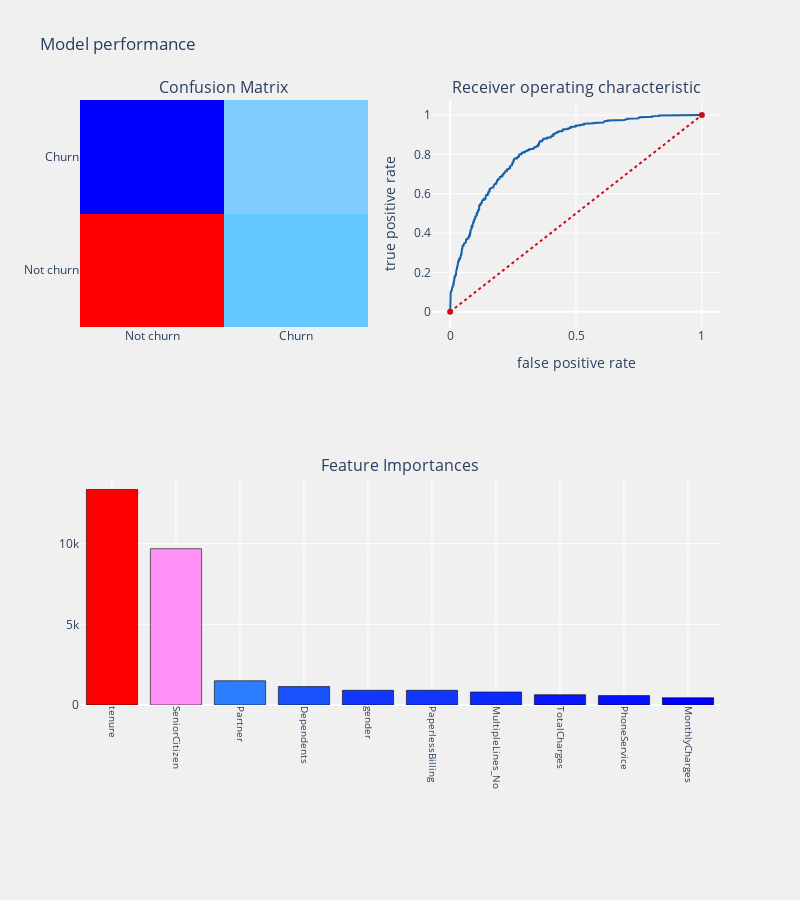

Notebook cell for this chart:
### Code cell
telecom_churn_prediction(lightgbm_selected, X_selected, X_test_selected, y_train_os.values.ravel(), y_test.values.ravel(),
                         cols,'features', threshold_plot = True)

### Figure 1 — Plotly figure (JSON) as saved in the notebook; plotly's stock layout.template omitted (floating-point values rounded to 4 significant figures; data arrays with more than 128 entries replaced by an {"elided": "..."} marker saying what was removed)
{"data": [{"colorscale": [[0, "rgb(0,0,255)"], [0.1, "rgb(51,153,255)"], [0.2, "rgb(102,204,255)"], [0.3, "rgb(153,204,255)"], [0.4, "rgb(204,204,255)"], [0.5, "rgb(255,255,255)"], [0.6, "rgb(255,204,255)"], [0.7, "rgb(255,153,255)"], [0.8, "rgb(255,102,204)"], [0.9, "rgb(255,102,102)"], [1, "rgb(255,0,0)"]], "name": "matrix", "showscale": false, "type": "heatmap", "x": ["Not churn", "Churn"], "xaxis": "x", "y": ["Not churn", "Churn"], "yaxis": "y", "z": [[987, 295], [131, 348]]}, {"line": {"color": "rgb(22, 96, 167)", "width": 2}, "name": "Roc : 0.7482021827845974", "type": "scatter", "x": {"elided": "611 float values"}, "xaxis": "x2", "y": {"elided": "611 float values"}, "yaxis": "y2"}, {"line": {"color": "rgb(205, 12, 24)", "dash": "dot", "width": 2}, "type": "scatter", "x": [0, 1], "xaxis": "x2", "y": [0, 1], "yaxis": "y2"}, {"marker": {"color": [13365, 9689, 1504, 1143, 912, 911, 804, 637, 583, 452], "colorscale": [[0, "rgb(0,0,255)"], [0.1, "rgb(51,153,255)"], [0.2, "rgb(102,204,255)"], [0.3, "rgb(153,204,255)"], [0.4, "rgb(204,204,255)"], [0.5, "rgb(255,255,255)"], [0.6, "rgb(255,204,255)"], [0.7, "rgb(255,153,255)"], [0.8, "rgb(255,102,204)"], [0.9, "rgb(255,102,102)"], [1, "rgb(255,0,0)"]], "line": {"color": "black", "width": 0.6}}, "name": "coefficients", "type": "bar", "x": ["tenure", "SeniorCitizen", "Partner", "Dependents", "gender", "PaperlessBilling", "MultipleLines_No", "TotalCharges", "PhoneService", "MonthlyCharges"], "xaxis": "x3", "y": [13365, 9689, 1504, 1143, 912, 911, 804, 637, 583, 452], "yaxis": "y3"}], "layout": {"annotations": [{"font": {"size": 16}, "showarrow": false, "text": "Confusion Matrix", "x": 0.225, "xanchor": "center", "xref": "paper", "y": 1, "yanchor": "bottom", "yref": "paper"}, {"font": {"size": 16}, "showarrow": false, "text": "Receiver operating characteristic", "x": 0.775, "xanchor": "center", "xref": "paper", "y": 1, "yanchor": "bottom", "yref": "paper"}, {"font": {"size": 16}, "showarrow": false, "text": "Feature Importances", "x": 0.5, "xanchor": "center", "xref": "paper", "y": 0.375, "yanchor": "bottom", "yref": "paper"}], "autosize": false, "height": 900, "margin": {"b": 195}, "paper_bgcolor": "rgba(240,240,240, 0.95)", "plot_bgcolor": "rgba(240,240,240, 0.95)", "showlegend": false, "title": {"text": "Model performance"}, "width": 800, "xaxis": {"anchor": "y", "domain": [0, 0.45]}, "xaxis2": {"anchor": "y2", "domain": [0.55, 1], "title": {"text": "false positive rate"}}, "xaxis3": {"anchor": "y3", "domain": [0, 1], "showgrid": true, "tickangle": 90, "tickfont": {"size": 10}}, "yaxis": {"anchor": "x", "domain": [0.625, 1]}, "yaxis2": {"anchor": "x2", "domain": [0.625, 1], "title": {"text": "true positive rate"}}, "yaxis3": {"anchor": "x3", "domain": [0, 0.375]}}}
